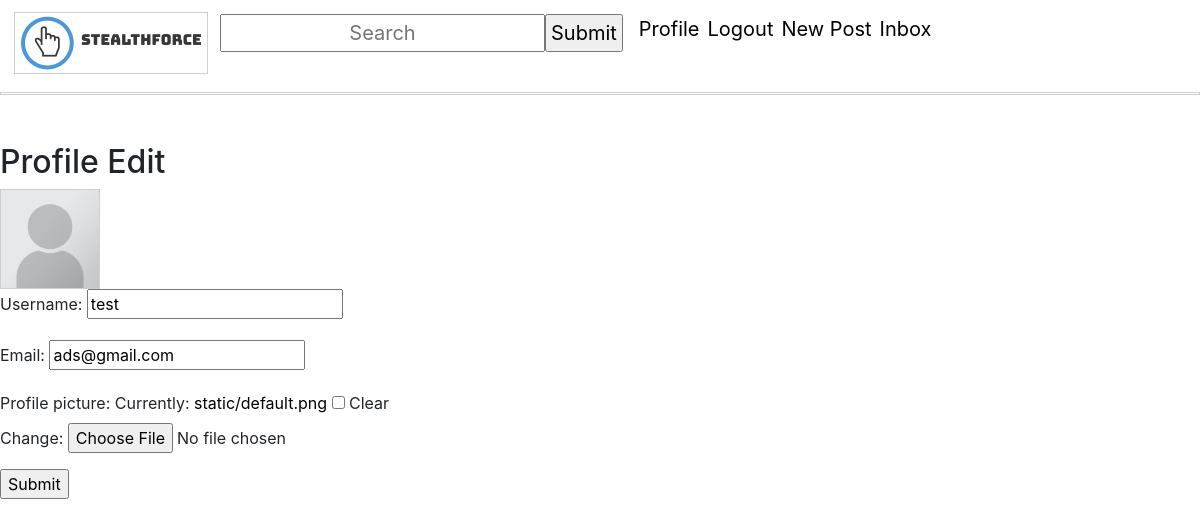
Screenshot of /accounts/edit/ (signed in) with the database file from the repository.
### users/models.py (models this page shows, shortened)
class Account(AbstractBaseUser):
    email = models.EmailField(verbose_name="email", max_length=60, unique=True)
    username = models.CharField(max_length=30, unique=True)
    date_joined = models.DateTimeField(verbose_name='date joined', auto_now_add=True)
    last_login = models.DateTimeField(verbose_name='last login', auto_now=True)
    is_admin = models.BooleanField(default=False)
    is_staff = models.BooleanField(default=False)
    is_superuser = models.BooleanField(default=False)
    is_active = models.BooleanField(default=True)
    followers = models.ManyToManyField("Account", blank=True, symmetrical=False, related_name="people_followers")
    following = models.ManyToManyField("Account", blank=True, symmetrical=False, related_name="people_following")
    profile_picture = models.ImageField(null=True, blank=True, default = 'static/default.png')
    USERNAME_FIELD = 'email' #allows user to login with email instead of username/id
    REQUIRED_FIELDS = ['username']
    objects = MyAccountManager()
    @property
    def profile_pic_url(self):
        if self.profile_picture and hasattr(self.profile_picture, 'url'):
            return self.profile_picture.url

### users/views.py (the view)
# urls.py: path('accounts/edit/', user_views.account_edit_view, name='edit'),
@login_required(login_url='login')
def account_edit_view(request):
    if request.method == "POST":
        form = ProfileEditForm(request.POST, instance=request.user)
        if form.is_valid:
            if form.has_changed():
                try:
                    form.save()
                    return redirect('profile')
                except:
                    pass #displays the standard message from django
            else:
                messages.error(request, 'You have not made any changes.')
    else:
        form = ProfileEditForm(instance=request.user)
    return render(request, "users/account-edit.html", {'form':form, 'user':request.user})

### users/forms.py
class ProfileEditForm(forms.ModelForm):
    class Meta:
        model = User
        fields = ['username', 'email', 'profile_picture']

### users/templates/users/account-edit.html (shortened to what this page needs)
{% extends 'main_app/base.html' %}
{% block body %}
    <h2>Profile Edit</h2>
    <img width="100" height="100" src="{{ user.profile_pic_url|default_if_none:'#' }}" alt="{{ user.username }}'s profile picture"/>
<form method="POST">
    {{ form.as_p }}
    <input type="submit" name="Send Email" value="Submit">
</form>
{% endblock %}

### static/css/main.css (style rules this page uses)
img { border: 1px solid rgba(124, 128, 119, 0.37); }
a { cursor: default; color: black; text-decoration:none; }

### rows the page displays
Account: profile_pic_url (placeholder picture), username "test", email "ads@gmail.com"
